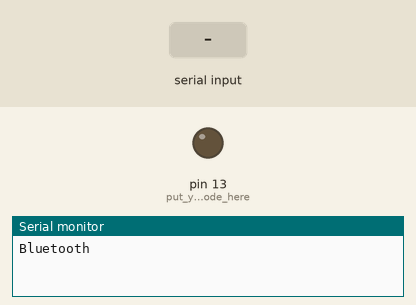
This sketch was run on a simulated Arduino Uno, built with avr-gcc and run on an emulated ATmega328P. Parts: output pins drawn as LEDs (lit = HIGH), the last lines printed to the serial monitor. Inputs (shaded band) come from the test bench.

Above: at 1.2 s.
1.3 s: "x" received over Serial
At 2.1 s:
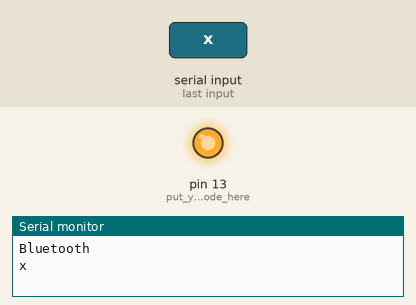
2.8 s: "y" received over Serial
At 3.9 s:
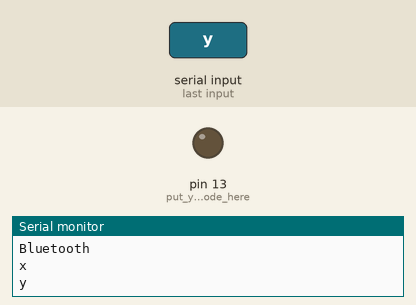
Timing chart, 0 to 5.8 s (numbered marks = the images above; inputs shaded):
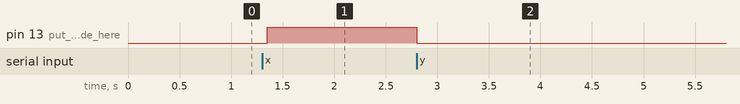

The sketch:

Bluetooth_HC05.ino
```cpp
/*
  Making an LED glow using the bluetooth module HC-05.
  www.quadstore.in
*/

void setup() {
Serial.begin(9600);
Serial.println("Bluetooth");
 pinMode(13, OUTPUT); // put your setup code here, to run once:
 }

void loop() {
  // put your main code here, to run repeatedly:
 if(Serial.available()>0)
   {
      char data= Serial.read(); // reading the data received from the bluetooth module
      switch(data)
      {
        case 'x': digitalWrite(13, HIGH);break; // when a is pressed on the app on your smart phone LED turns ON
        case 'y': digitalWrite(13, LOW);break; // when b is pressed on the app on your smart phone LED turns OFF
        default : break;
      }
      Serial.println(data);
   }
   delay(50);
}
```

Measured:
- after the input at 1.3 s, pin 13 (put_your_setup_code_here): LOW → HIGH after 0.05 s
- after the input at 2.8 s, pin 13 (put_your_setup_code_here): HIGH → LOW at once
